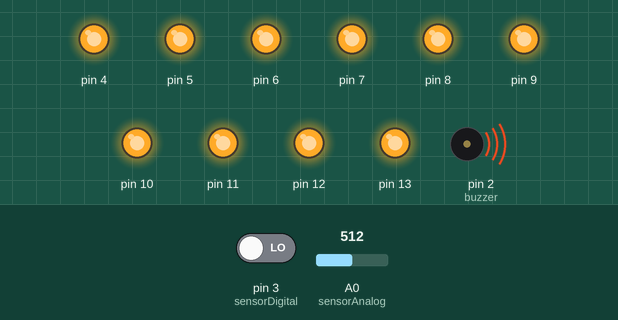
Simulated run of this sketch. Board: Arduino Uno, built with avr-gcc and run on an emulated ATmega328P. Shown: output pins drawn as LEDs (lit = HIGH), buzzer (waves = sounding, pin HIGH). The test bench sets the inputs (shaded band); at power-on: A0 (sensorAnalog) = 512, pin 3 (sensorDigital) LOW.

Above: at 1.2 s.
1.3 s: A0 (sensorAnalog) set to 407
2.8 s: A0 (sensorAnalog) set to 385
At 3.5 s:
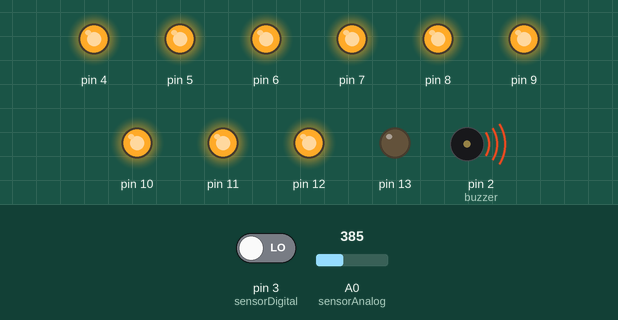
4.3 s: A0 (sensorAnalog) set to 367
5.8 s: A0 (sensorAnalog) set to 350
At 7.0 s:
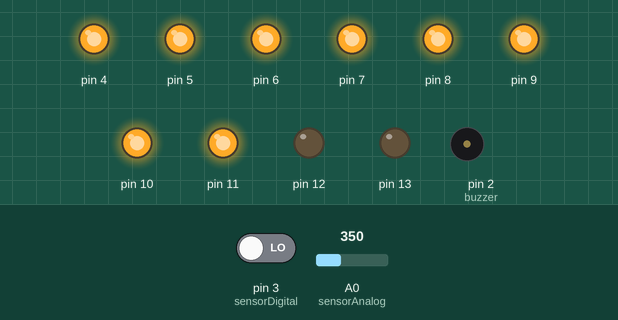
7.3 s: A0 (sensorAnalog) set to 329
8.8 s: A0 (sensorAnalog) set to 301
At 9.5 s:
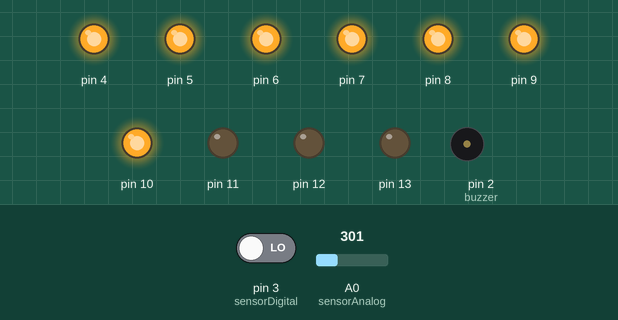
Timing chart, 0 to 11.3 s (numbered marks = the images above; inputs shaded):
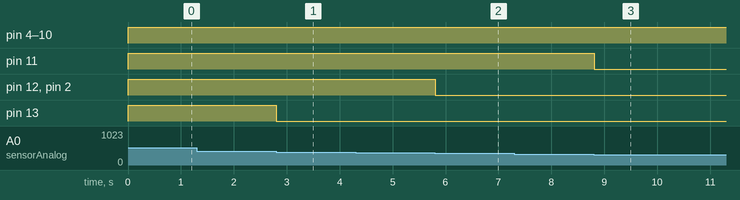

Measured:
- the behaviour switches between 400 and 399 on A0 (sensorAnalog) (found by bisection; images 0 and 1)
- the behaviour switches between 360 and 359 on A0 (sensorAnalog) (found by bisection; images 1 and 2)
- the behaviour switches between 320 and 319 on A0 (sensorAnalog) (found by bisection; images 2 and 3)
- after the input at 1.3 s, every drawn part: stays the same
- after the input at 2.8 s, pin 13: HIGH → LOW at once
- after the input at 4.3 s, every drawn part: stays the same
- after the input at 5.8 s, pin 12, pin 2 (buzzer): HIGH → LOW at once
- after the input at 7.3 s, every drawn part: stays the same
- after the input at 8.8 s, pin 11: HIGH → LOW at once

The sketch:

codigoArduino.ino
```cpp
//Projeto Bafometro

#define sensorDigital 3      // Pino digital do sensor MQ-3
#define sensorAnalog A0      // Pino analógico do sensor MQ-3
#define ledStart 4           // Pino inicial do LED Bar Graph
#define ledEnd 13            // Pino final do LED Bar Graph
#define buzzer 2           // Pino do Buzzer

void setup() {
  pinMode(sensorDigital, INPUT); // Configura o pino digital como entrada
  pinMode(buzzer, OUTPUT);       // Configura o pino do buzzer como saída

  // Configura os pinos do LED Bar Graph como saída
  for (int i = ledStart; i <= ledEnd; i++) {
    pinMode(i, OUTPUT);
  }

  Serial.begin(9600);  // Inicia a comunicação serial
}

void loop() {
  bool digital = digitalRead(sensorDigital); // Lê o valor digital do sensor
  int analog = analogRead(sensorAnalog);     // Lê o valor analógico do sensor

  // Mapeamento do valor analógico (0-1023) para o número de LEDs acesos (0-10)
  int ledsOn = map(analog, 0, 400, 0, 10); // Mapeia o valor para o intervalo 0-10

  // Controle do LED Bar Graph
  for (int i = ledStart; i <= ledEnd; i++) {
    if (i - ledStart < ledsOn) {
      digitalWrite(i, HIGH);  // Acende o LED
    } else {
      digitalWrite(i, LOW);   // Apaga o LED
    }
  }

  // Lógica para acionar o buzzer apenas quando os últimos 3 LEDs (10, 11, 12) acenderem
  if (ledsOn >= 9) {  // Se o número de LEDs acesos for maior ou igual a 8
    digitalWrite(buzzer, HIGH); // Liga o buzzer
  } else {
    digitalWrite(buzzer, LOW);  // Desliga o buzzer
  }

  delay(200);  // Aguarda 200ms para a próxima leitura
}
```
